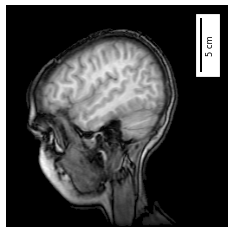

Source code (Python):
import numpy as np
import matplotlib.pyplot as plt
import matplotlib.cbook as cbook
from matplotlib_scalebar.scalebar import ScaleBar

with cbook.get_sample_data("s1045.ima.gz") as dfile:
    im = np.frombuffer(dfile.read(), np.uint16).reshape((256, 256))

fig, ax = plt.subplots()
ax.axis("off")

ax.imshow(im, cmap="gray")

scalebar = ScaleBar(
    0.08,
    "cm",
    length_fraction=0.25,
    rotation="vertical",
    scale_loc="right",
    border_pad=1,
    pad=0.5,
)
ax.add_artist(scalebar)

fig.savefig("argument_rotation.png", dpi=60, bbox_inches="tight")
